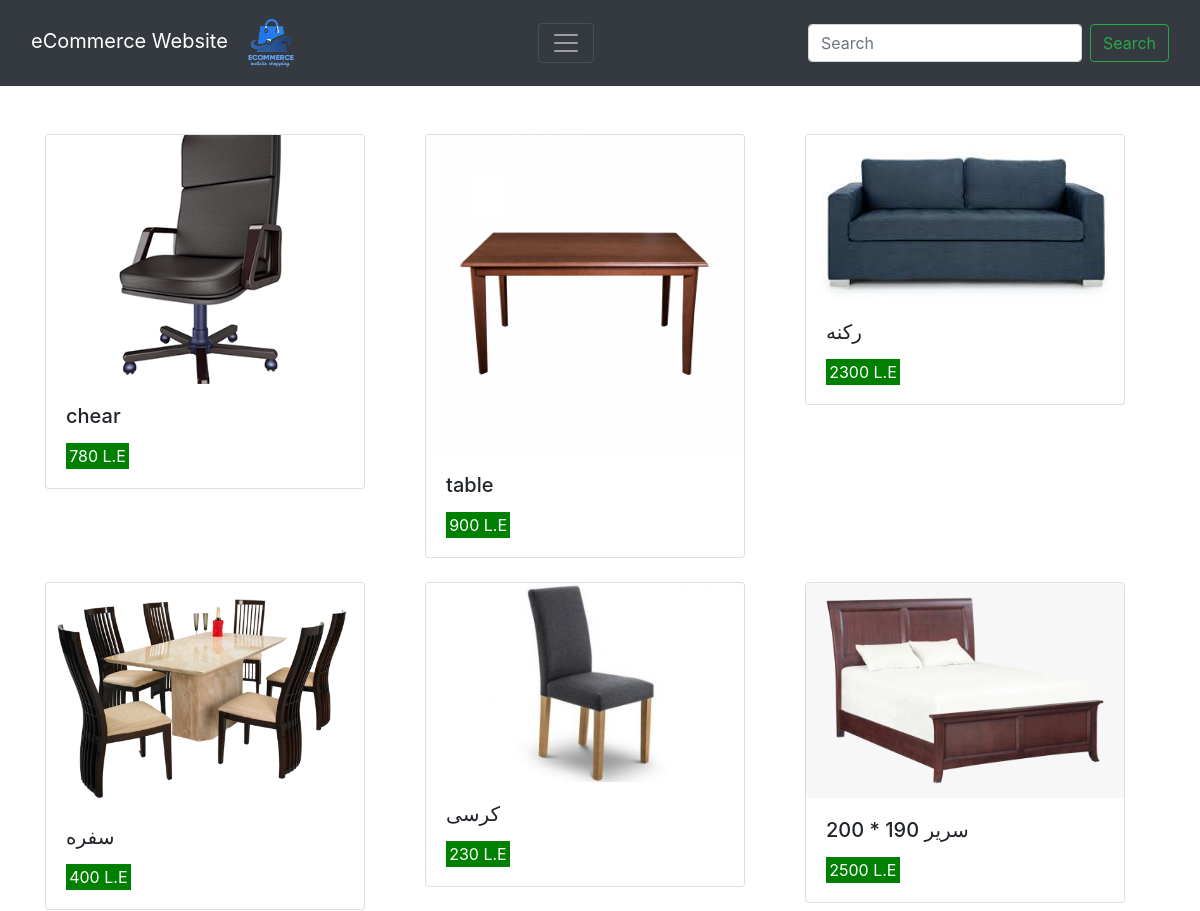
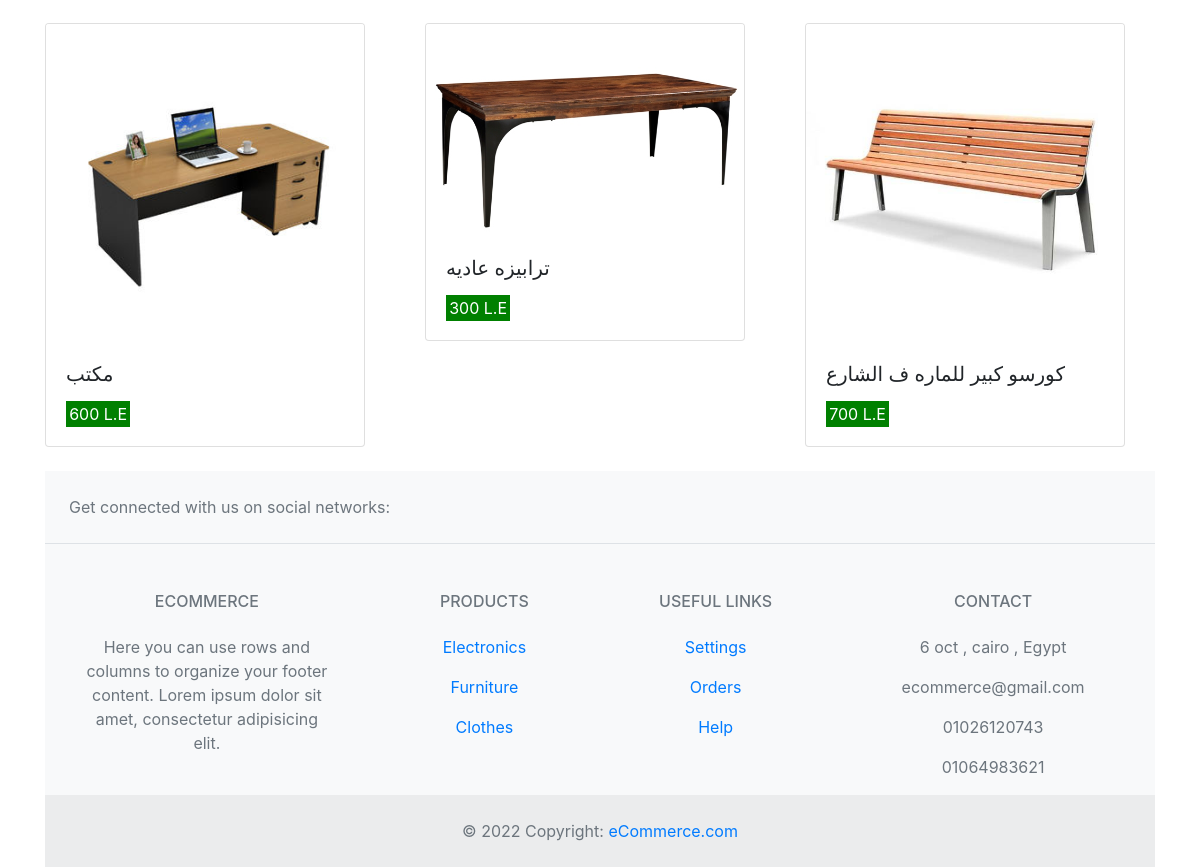
Screenshot of /Furniture with the database file from the repository (2 pictures, top to bottom).
### products/models.py (models this page shows, shortened)
class Product(models.Model):
    name = models.CharField(max_length=200)
    description = models.TextField(blank=True)
    price = models.IntegerField()
    photo = models.ImageField(upload_to='product/photos/')
    video = models.FileField(upload_to='product/video/')
    section = models.ForeignKey(Section, on_delete=models.DO_NOTHING)

### products/views.py (the view)
# urls.py: path('Furniture', views.Furniture, name='furniture'),
def Furniture(requset):
    Furniture = Product.objects.filter(section__name__contains='Furniture')
    context = {'Furniture': Furniture}
    return render(requset, 'products/furniture.html', context)

### templates/products/furniture.html (shortened to what this page needs)
{% extends 'products/base.html' %}
{% load static %}
{% block content %}
<br> <br>
<div class="container">
<div class="row row-cols-1 row-cols-md-3">
  {% if Furniture %}
  {% for Furniture_only in Furniture %}
  <div class="col mb-4">
    <div class="card" style="width: 20rem;" >
      <img src="{{ Furniture_only.photo.url }}" class="card-img-top" alt="...">
      <div class="card-body">
        <h5 class="card-title">{{ Furniture_only.name}}</h5>
        <p class="card-text"> <mark style="background-color: green; color: white;"> {{ Furniture_only.price}} L.E </mark></p>
      </div>
    </div>
  </div>
    {% endfor %}
    {% else %}
     <p>No Products Available Furniture</p>
    {% endif %}
  </div>
  </div>
{% endblock  %}

### templates/products/base.html (shortened to what this page needs)
{% load static %}
<!doctype html>
<html lang="en">
  <head>
    <link rel="stylesheet" href="https://cdn.jsdelivr.net/npm/bootstrap@4.0.0/dist/css/bootstrap.min.css">
  </head>
  <body>
<nav class="navbar navbar-dark bg-dark">
  <div class="container-fluid">
    <a class="navbar-brand" href="{% url 'home' %}">eCommerce Website
    <img src="{% static 'images/logo00.jpg' %}" height="60" alt="eCommerce Logo"
        loading="lazy" />
    </a>
  <button class="navbar-toggler" type="button" data-toggle="collapse" data-target="#navbarSupportedContent" aria-controls="navbarSupportedContent" aria-expanded="false" aria-label="Toggle navigation">
    <span class="navbar-toggler-icon"></span>
  </button>
    <form class="form-inline my-2 my-lg-0">
      <input class="form-control mr-sm-2" type="search" placeholder="Search" aria-label="Search">
      <button class="btn btn-outline-success my-2 my-sm-0" type="submit">Search</button>
    </form>
</nav>
{% block content %}
{% endblock  %}
<div class="container">
<footer class="text-center text-lg-start bg-light text-muted">
  <section class="d-flex justify-content-center justify-content-lg-between p-4 border-bottom">
    <div class="me-5 d-none d-lg-block">
      <span>Get connected with us on social networks:</span>
    </div>
  </section>
  <section class="">
    <div class="container text-center text-md-start mt-5">
      <div class="row mt-3">
        <div class="col-md-3 col-lg-4 col-xl-3 mx-auto mb-4">
          <h6 class="text-uppercase fw-bold mb-4">
            eCommerce
          </h6>
          <p>
            Here you can use rows and columns to organize your footer content. Lorem ipsum
            dolor sit amet, consectetur adipisicing elit.
          </p>
        </div>
        <div class="col-md-2 col-lg-2 col-xl-2 mx-auto mb-4">
          <h6 class="text-uppercase fw-bold mb-4">
            Products
          </h6>
          <p>
            <a href="#!" class="text-reset">Electronics</a>
          </p>
          <p>
            <a href="#!" class="text-reset">Furniture</a>
          </p>
          <p>
            <a href="#!" class="text-reset">Clothes</a>
          </p>
        </div>
        <div class="col-md-3 col-lg-2 col-xl-2 mx-auto mb-4">
          <h6 class="text-uppercase fw-bold mb-4">
            Useful links
          </h6>
          <p>
            <a href="#!" class="text-reset">Settings</a>
          </p>
          <p>
            <a href="#!" class="text-reset">Orders</a>
          </p>
          <p>
            <a href="#!" class="text-reset">Help</a>
          </p>
        </div>
        <div class="col-md-4 col-lg-3 col-xl-3 mx-auto mb-md-0 mb-4">
          <h6 class="text-uppercase fw-bold mb-4">Contact</h6>
          <p> 6 oct , cairo , Egypt</p>
          <p>
            ecommerce@gmail.com
          </p>
          <p> 01026120743</p>
          <p> 01064983621</p>
        </div>
      </div>
    </div>
  </section>
  <div class="text-center p-4" style="background-color: rgba(0, 0, 0, 0.05);">
    © 2022 Copyright:
    <a class="text-reset fw-bold" href="{% url 'home'%}">eCommerce.com</a>
  </div>
</footer>
  </body>
</html>

### rows the page displays
Product: photo (picture), name "chear", price "780"
Product: photo (picture), name "table", price "900"
Product: photo (picture), name "ركنه", price "2300"
Product: photo (picture), name "سفره", price "400"
Product: photo (picture), name "كرسى", price "230"
Product: photo (picture), name "سرير 190 * 200", price "2500"
Product: photo (picture), name "مكتب", price "600"
Product: photo (picture), name "ترابيزه عاديه", price "300"
Product: photo (picture), name "كورسو كبير للماره ف الشارع", price "700"
